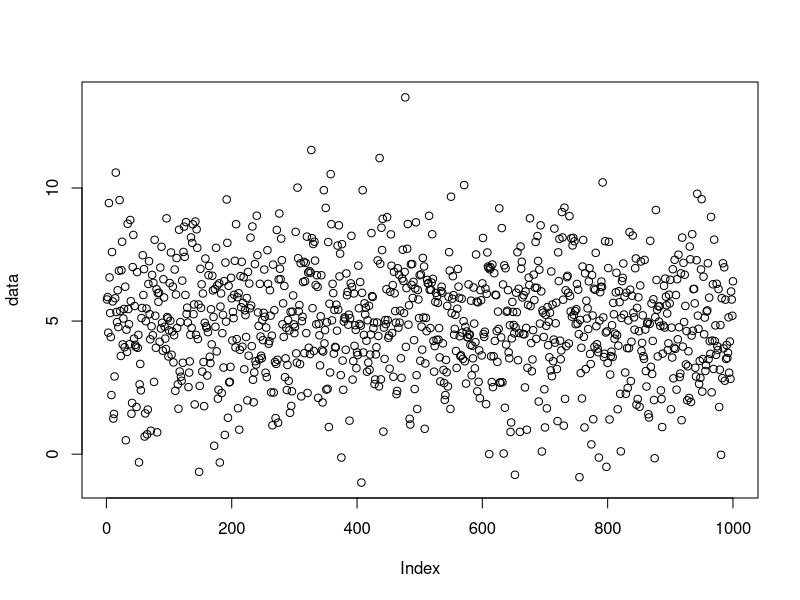

Recreate this plot in R. (Note: this script raises an error after producing the figure.)
# clear the Global Environment
rm(list=ls())


#############################
# 2.1 Vectors               #
#############################

# vectors store several values of the same mode

x <- c(1,2,3,4)
y <- 1:4
z <- rep(1,10)

words <- c('This', 'is', 'a', 'sentence', '.')

# What happens if you do ... ?

mixed.vector1 <- c(TRUE, 3.1)
mixed.vector2 <- c(TRUE, 'word', 3.7)

# What happens if you concatenate vectors ... ?

y <- c(mixed.vector1, mixed.vector2)

# Try to do basic operations and comparisons with vectors.
x <- c(2,4)
y <- c(1,2)

# Question: What is the difference between & and &&, | and || ?

# Note the recycling.

x <- 4:15
y <- c(1,-1)

x.alternating <- x * y

# We can grap the k-th component of a vector using [k]

x.alternating[2]

# or several components.

x.alternating[c(2,4,6)]

# Try to set only the first component of x.alternating to 'word'

# We get the number of components of vector x using length(x).

length(x.alternating)

# Question: What is the difference between 
#           x <- c() and x <- numeric(0) ?


#############################
# 2.2 Exercise              #
#############################

data <- rnorm(n = 1000, mean = 5, sd = 2)
plot(data)

# Problem:

# 1) Compute mean and standard deviation (std) 
#    of data 
# 2) grap the values in data that lie 
#    within mean +/- std and compute 
#    their relative number number

#############################
# 2.3 named vectors         #
#############################

values <- c(mean, std, relative.number)
names <- c('mean', 'std', 'rel num')

results <- values
names(results) = names

# Check results[1] and results['mean']

#############################
# 2.4 matrices              #
#############################

# Matrices are the two dimensional extension of vectors

A <- matrix( rep(TRUE,20), nrow = 5, ncol = 4)

B <- matrix(c(1,'word', TRUE, 3.1), nrow = 2)

C <- c(TRUE,FALSE)

# Try to grap the 1-2-component of B

# or the 1-st row/column of B.

#Note 
is.vector(B[1,])

# Question: What is the result of C * A ? ( A * C ?)

# We can combine matrices using cbind and rbind.
# Try it out.

A <- matrix( c('a','b','c','d'),nrow = 2)

# We can also perfrom matrix multiplication as known
# from linear algebra and invert square matrices

A <- matrix( c(0,1/2,1,0), nrow = 2)

# Question: What is the difference between A * A and A %*% A ?

# Try solve(A)

#############################
# 2.5 Exercise              #
#############################

# Consider the situation: 
# Three internet providers 'A' 'B' and 
# 'C' compete for customers.
# In January 'A' has got 10000 customers,
# 'B' 4000 and C '500'.
# Assume that after each month, 10% of the customers 
# of 'B' and 'C' change to 'A' and 5% of 'A' change 
# equally distributed to 'B' and 'C'.

# Problem:

# Compute the customer distribution in the next 3 years.
# Plot the number of customers of as a time series

#############################
# 2.6 lists                 #
#############################

# Lists can store several types of variables.

A <- matrix( rnorm(n = 6), nrow = 2)
names <- c('x1', 'x2', 'x3')
value <- 3

data <- list( 'matrix' = A, 'names' = names, 'value' = value, 'object' = NULL)

# We get items of list list using [[]] and $.
# Check it out.

#############################
# 2.7 Exercise              #
#############################

data <- list( 1:5 , TRUE , matrix( rnorm(n = 4), nrow = 2) , NULL, 
              list( 'values' = c(1,2,3)) , c(1,2,3,4,5) , 'test')


# Problem: 

# Label the elements of data with their mode, i.e.
# integer, numeric, logical, NULL, complex, character
# Write a short algorithm, that works for arbitrary lists.

#############################
# 2.8 data frames           #
#############################

# data.frames are lists of vectors.

data <- mtcars
print(data)

# they combine list structure
data$mpg
data[[1]]

# and matrix structure
data[6,1]
data['Valiant','mpg']

# Question: What is the difference between data[1] and data[[1]] ?

#############################
# 2.9 Exercise              #
#############################

data <- mtcars
val <-  rep('A',32)
'B' -> val[18] -> val[26]
data <- cbind.data.frame(data, val)

# Use class() and typeof() to get the classes and types of data and 
# of the columns of data.

# Use class conversion, e.g.

x <- 2.1
print( class(x) )
class(x) <- 'integer'
x <- as.factor(x)
x <- as.numeric(x)

# to convert the categorical variables of data into factors.

# Check out the classes and types again.

# Question: Explain the type of data$val. 